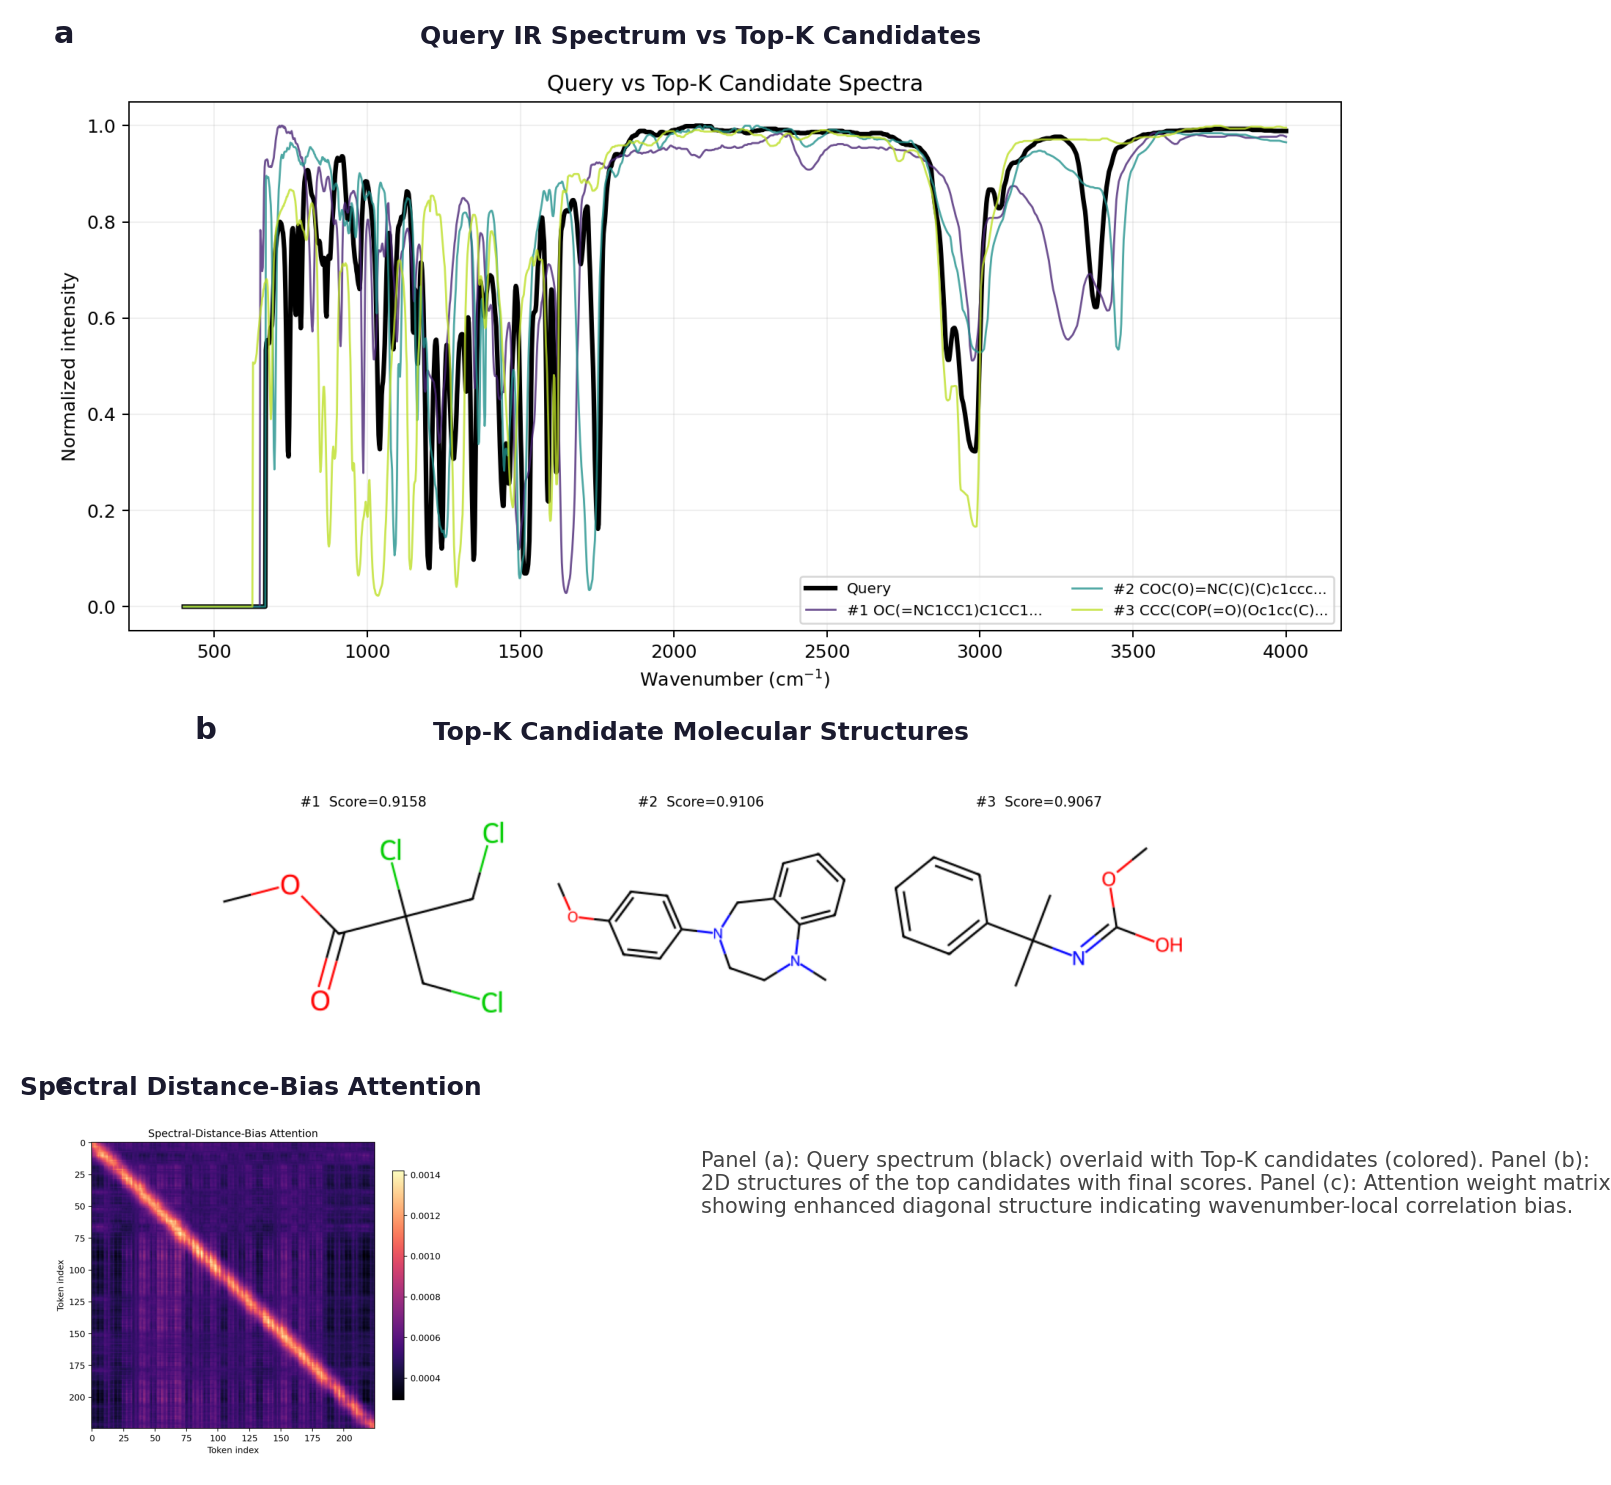

Write the Python code that produced this figure.
"""Figure 2: Demo Outputs — three-panel composite.
Combines spectrum_overlay, molecule_grid, and attention_heatmap
from existing 05_outputs/ into a single multi-panel figure.
"""
import matplotlib
matplotlib.use("Agg")
import matplotlib.pyplot as plt
from PIL import Image as PILImage
import numpy as np

plt.rcParams.update({
    "font.family": "sans-serif",
    "font.sans-serif": ["DejaVu Sans", "Arial", "Helvetica", "sans-serif"],
    "font.size": 9,
    "svg.fonttype": "none",
    "pdf.fonttype": 42,
})

C_DARK = "#1a1a2e"

# Load images
img_spec = PILImage.open("05_outputs/spectrum_overlay.png")
img_mol = PILImage.open("05_outputs/molecule_grid.png")
img_attn = PILImage.open("05_outputs/attention_heatmap.png")

FIG_W = 9.0
FIG_H = 7.5
fig = plt.figure(figsize=(FIG_W, FIG_H), facecolor="white")

# ── Panel (a): Spectrum overlay ──
ax_a = fig.add_axes([0.03, 0.52, 0.94, 0.44])
ax_a.imshow(img_spec)
ax_a.axis("off")
ax_a.text(0.01, 1.01, "a", transform=ax_a.transAxes, fontsize=11,
          fontweight="bold", color=C_DARK, va="bottom")
ax_a.text(0.5, 1.01, "Query IR Spectrum vs Top-K Candidates",
          transform=ax_a.transAxes, fontsize=9, fontweight="bold",
          color=C_DARK, ha="center", va="bottom")

# ── Panel (b): Molecule grid ──
ax_b = fig.add_axes([0.03, 0.28, 0.94, 0.21])
ax_b.imshow(img_mol)
ax_b.axis("off")
ax_b.text(0.01, 1.05, "b", transform=ax_b.transAxes, fontsize=11,
          fontweight="bold", color=C_DARK, va="bottom")
ax_b.text(0.5, 1.05, "Top-K Candidate Molecular Structures",
          transform=ax_b.transAxes, fontsize=9, fontweight="bold",
          color=C_DARK, ha="center", va="bottom")

# ── Panel (c): Attention heatmap ──
ax_c = fig.add_axes([0.03, 0.02, 0.44, 0.23])
ax_c.imshow(img_attn)
ax_c.axis("off")
ax_c.text(0.02, 1.06, "c", transform=ax_c.transAxes, fontsize=11,
          fontweight="bold", color=C_DARK, va="bottom")
ax_c.text(0.5, 1.06, "Spectral Distance-Bias Attention",
          transform=ax_c.transAxes, fontsize=9, fontweight="bold",
          color=C_DARK, ha="center", va="bottom")

# ── Caption text panel ──
ax_text = fig.add_axes([0.5, 0.04, 0.47, 0.20])
ax_text.axis("off")
caption = (
    "Panel (a): Query spectrum (black) overlaid with Top-K candidates (colored). "
    "Panel (b): 2D structures of the top candidates with final scores. "
    "Panel (c): Attention weight matrix showing enhanced diagonal structure "
    "indicating wavenumber-local correlation bias."
)
ax_text.text(0, 0.95, caption, transform=ax_text.transAxes, fontsize=7.5,
             color="#444444", va="top", wrap=True)

out = "02_demo_document/latex/figures/fig2_outputs.pdf"
fig.savefig(out, dpi=300, bbox_inches="tight", facecolor="white", edgecolor="none")
fig.savefig(out.replace(".pdf", ".png"), dpi=200, bbox_inches="tight",
            facecolor="white", edgecolor="none")
plt.close(fig)
print(f"Saved {out}")
